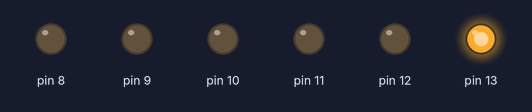
Simulated run of this sketch. Board: Arduino Uno, built with avr-gcc and run on an emulated ATmega328P. On the bench: output pins drawn as LEDs (lit = HIGH).

Above: at 0.03 s.
At 0.33 s:
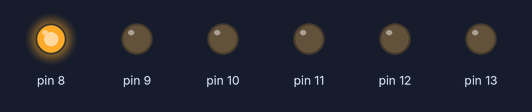
At 0.69 s:
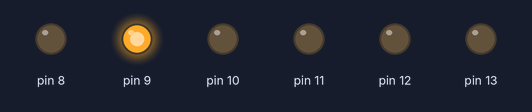
At 1.42 s:
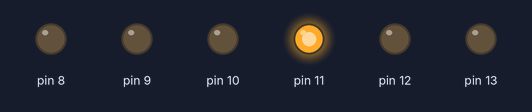
At 2.19 s:
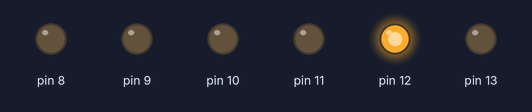
At 2.91 s:
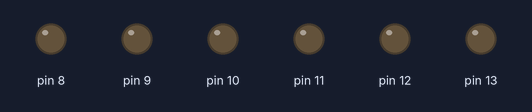
Timing chart, 0 to 3.2 s (numbered marks = the images above):
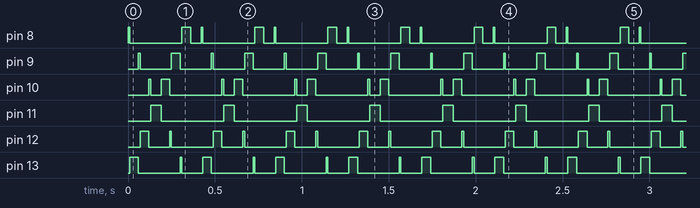

Measured:
- by itself, pin 8: repeats every 0.42 s: LOW 0.30 s, HIGH 0.05 s, LOW 0.06 s, HIGH 0.01 s
- by itself, pin 9: alternates HIGH for 0.01 s and LOW for 0.18 s
- by itself, pin 10: repeats every 0.42 s: LOW 0.06 s, HIGH 0.05 s, LOW 0.30 s, HIGH 0.01 s
- by itself, pin 11: alternates HIGH for 0.06 s and LOW for 0.36 s
- by itself, pin 12: repeats every 0.42 s: LOW 0.12 s, HIGH 0.01 s, LOW 0.24 s, HIGH 0.05 s
- by itself, pin 13: repeats every 0.42 s: LOW 0.24 s, HIGH 0.01 s, LOW 0.12 s, HIGH 0.05 s

The sketch:

modified_cylon_leds.ino
```cpp
void setup() {
  // put your setup code here, to run once:
DDRB = B111111;

}

void loop() {
  // put your main code here, to run repeatedly:
for (int i=0; i<7; i++) {
PORTB = B000001 << i;
delay(10);
PORTB = B100000 >> i;
delay(50);
}

}
```
